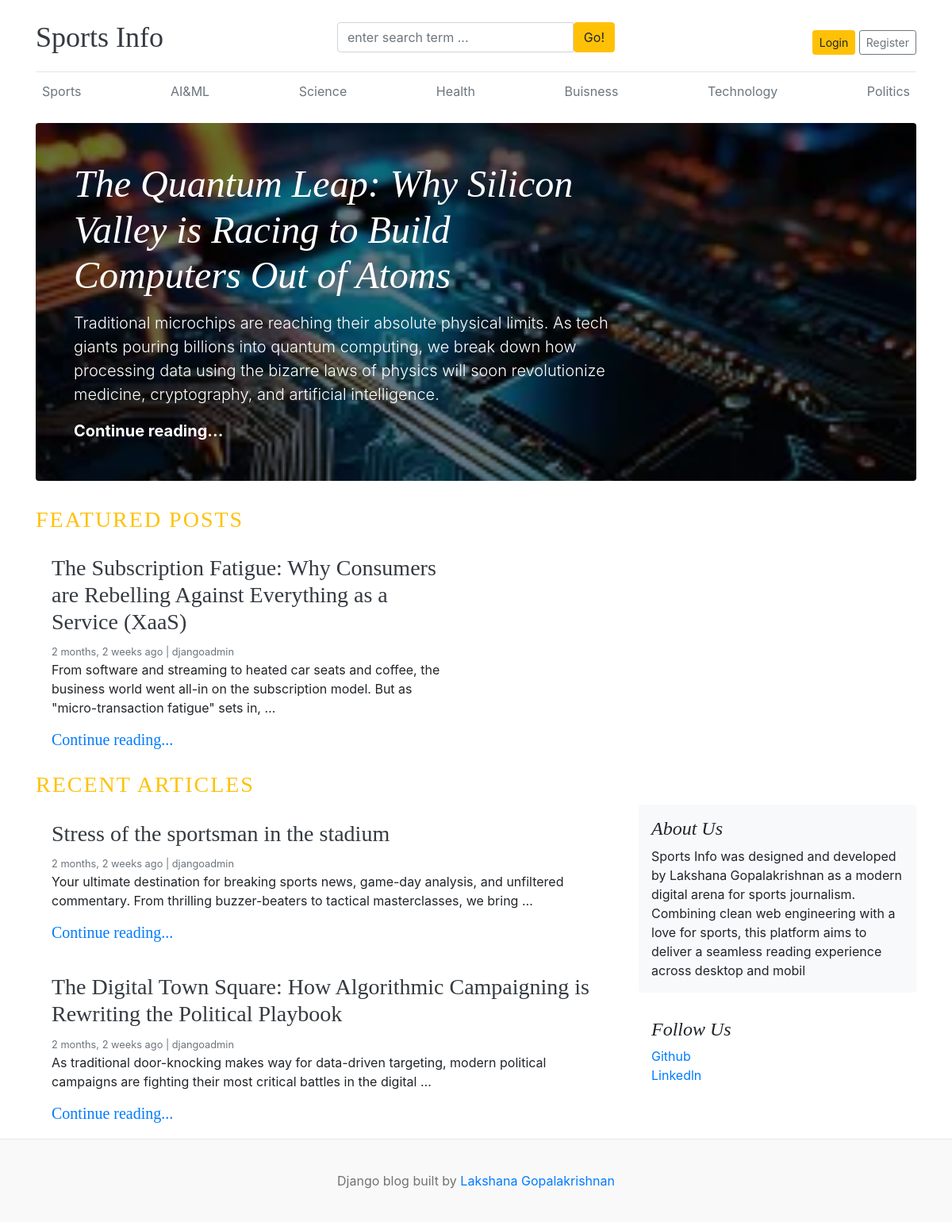
The page / on the database its author committed.
### blogs/models.py (models this page shows, shortened)
class Category(models.Model):
    category_name=models.CharField(max_length=50,unique=True)
    created_at=models.DateTimeField(auto_now_add=True)
    updated_at=models.DateTimeField(auto_now=True)
    class Meta:
        verbose_name_plural='categories'

class Blog(models.Model):
    title=models.CharField(max_length=100)
    slug=models.SlugField(max_length=150,unique=True,blank=True)
    category=models.ForeignKey(Category,on_delete=models.CASCADE)
    author=models.ForeignKey(User,on_delete=models.CASCADE)
    featured_image=models.ImageField(upload_to='uploads/%Y/%m/%d')
    short_description=models.TextField(max_length=500)
    blog_body=models.TextField(max_length=2000)
    status=models.CharField(max_length=20,choices=STATUS_CHOICES,default="Draft")
    is_featured=models.BooleanField(default=False)
    created_at=models.DateTimeField(auto_now_add=True)
    updated_at=models.DateTimeField(auto_now=True)

class About(models.Model):
    about_heading=models.CharField(max_length=25)
    about_description=models.TextField(max_length=255)
    created_at=models.DateTimeField(auto_now_add=True)
    updated_at=models.DateTimeField(auto_now=True)
    class Meta:
        verbose_name_plural='About'

class SocialLink(models.Model):
    platform=models.CharField(max_length=25)
    link=models.URLField(max_length=100)
    created_at=models.DateTimeField(auto_now_add=True)
    updated_at=models.DateTimeField(auto_now=True)
    class Meta:
        verbose_name_plural='Follow'

### blog_main/views.py (the view)
# urls.py: 2. Add a URL to urlpatterns:  path('', views.home, name='home')
def home(request):
    featured_posts=Blog.objects.filter(is_featured=True,status='Published').order_by('-updated_at')
    posts=Blog.objects.filter(is_featured=False,status='Published')
    try:
        about=About.objects.get()
    except:
        about=None
    context={
        'featured_posts':featured_posts,
        'posts':posts,
        'about':about
    }
    return render(request,'home.html',context)

### blogs/context_processors.py (called while the page is built)
def get_categories(request):
    categories=Category.objects.all().order_by('-updated_at')
    return {'categories':categories}

def get_social_links(request):
    social_links=SocialLink.objects.all()
    return dict(social_links=social_links)

### templates/home.html
{% extends 'base.html' %}
{% block content %}
        {% for post in featured_posts %}
        {% if forloop.first %}
            <div class="jumbotron p-3 p-md-5 text-white rounded bg-dark"
                style="background-image: url({{post.featured_image.url}});background-blend-mode: overlay;background-size:cover;">
                <div class="col-md-8 px-0">
                    <h1 class="display-4 font-italic">{{post.title}}</h1>
                    <p class="lead my-3">{{post.short_description}}</p>
                    <p class="lead mb-0"><a href="{% url 'blogs' post.slug %}" class="text-white font-weight-bold">Continue reading...</a></p>
                </div>
            </div>
        {% endif %}
        {% endfor %}
        <h3 class="text-uppercase text-warning" style="letter-spacing:2px">Featured Posts</h3>
        <div class="row mb-2">
            {% for post in featured_posts %}
            {% if not forloop.first %}
                <div class="col-md-6">
                    <div class="card border-0">
                        <div class="card-body">
                            <h3><a href="{% url 'blogs' post.slug %}" class="text-dark">{{post.title}}</a></h3>
                            <small class="mb-1 text-muted">{{post.created_at | timesince}} ago | {{post.author}}</small>
                            <p class="card-text">{{post.short_description | truncatewords:25}}</p>
                            <h4 class="lead mb-0"><a href="{% url 'blogs' post.slug %}" class="text-primary">Continue reading...</a></h4>
                        </div>
                    </div>
                </div>
            {% endif %}
            {% endfor %}
        </div>
        <h3 class="text-uppercase text-warning" style="letter-spacing:2px">Recent Articles</h3>
        <main role="main" class="container p-0">
            <div class="row">
                <div class="col-md-8 blog-main">
                    {% for post in posts %}
                        <div class="card border-0">
                            <div class="card-body">
                                <h3><a href="{% url 'blogs' post.slug %}" class="text-dark">{{post.title}}</a></h3>
                                <small class="mb-1 text-muted">{{post.created_at | timesince}} ago | {{post.author}}</small>
                                <p class="card-text">{{post.short_description | truncatewords:20}}</p>
                                <h4 class="lead mb-0"><a href="{% url 'blogs' post.slug %}" class="text-primary">Continue reading...</a></h4>
                            </div>
                        </div>
                   {% endfor %}
                </div>
                <aside class="col-md-4 blog-sidebar">
                    <div class="p-3 mb-3 bg-light rounded">
                        <h4 class="font-italic">{{about.about_heading}}</h4>
                        <p class="mb-0">{{about.about_description}}</p>
                    </div>
                    {% if social_links %}
                        <div class="p-3">
                            <h4 class="font-italic">Follow Us</h4>
                            <ol class="list-unstyled">
                                {% for platform in social_links %}
                                    <li><a href="{{platform.link}}" target="_blank">{{platform.platform}}</a></li>
                                {% endfor %}
                            </ol>
                        </div>
                    {% endif %}
                </aside>
            </div>
        </main>
{% endblock %}

### templates/base.html (shortened to what this page needs)
{% load static %}
<!DOCTYPE html>
<html lang="en">
<head>
    <link href="https://getbootstrap.com/docs/4.0/dist/css/bootstrap.min.css" rel="stylesheet">
    <link href="{% static 'css/blog.css' %}" rel="stylesheet">
    <link rel="stylesheet" href="https://cdnjs.cloudflare.com/ajax/libs/font-awesome/6.0.0-beta3/css/all.min.css">
</head>
<body>
    <div class="container">
        <header class="blog-header py-3 ">
            <div class="row flex-nowrap justify-content-between align-items-center">
                <div class="col-4 pt-1">
                    <a class="blog-header-logo text-dark fw-bold" href="/">Sports Info</a>
                </div>
                <div class="col-4 mt-1">
                    <form action="{% url 'search' %}" method="GET">
                        <div class="input-group">
                            <input class="form-control" type="text" name="keyword" value="{{keyword}}" placeholder="enter search term ..." aria-label="Enter search term ..." aria-describedby="button-search"/>
                            <button type="submit" class="btn btn-warning" id="button-search" type="button">Go!</button>
                        </div>
                    </form>
                </div>
                <div class="col-4 d-flex justify-content-end mt-3">
                    {% if not user.is_authenticated %}
                    <a class="btn btn-sm btn-warning" href="{% url 'login' %}">Login</a> &nbsp;
                    <a class="btn btn-sm btn-outline-secondary" href="{% url 'register' %}">Register</a>
                    {% else %}
                    <h6><a href="{% url 'dashboard' %}" class="text-dark">Dashboard</a></h6>
                        &emsp;
                    <h6><a href="{% url 'logout' %}">Logout</a></h6>
                    {% endif %}
            </div>
        </header>
          <div class="nav-scroller py-1 mb-2">
            <nav class="nav d-flex justify-content-between">
                {% for category in categories %}
                    <a class="p-2 text-muted" href="{% url 'posts_by_category' category.id %}">{{category.category_name}}</a>
                {% endfor %}
            </nav>
        </div>
        {% block content %}
        {% endblock %}
    </div>
         <footer class="blog-footer w-100">
        <p>Django blog built by <a href="#">Lakshana Gopalakrishnan</a></p>
    </footer>
</body>
</html>

### blog_main/static/css/blog.css (style rules this page uses)
.blog-header { border-bottom: 1px solid #e5e5e5; }
.blog-header-logo { font-family: "Playfair Display", Georgia, "Times New Roman", serif ; font-size: 2.25rem; }
h1, h2, h3, h4, h5, h6 { font-family: "Playfair Display", Georgia, "Times New Roman", serif ; }
.display-4 { font-size: 2.5rem; }
@media (min-width: 768px) { .display-4 { font-size: 3rem; } }
.blog-footer { padding: 2.5rem 0; color: #727272; text-align: center; background-color: #f9f9f9; border-top: .05rem solid #e5e5e5; }
.blog-footer p:last-child { margin-bottom: 0; }

### rows shown on the page
Category: category_name "Sports"
Category: category_name "AI&ML"
Category: category_name "Science"
Category: category_name "Health"
Category: category_name "Buisness"
Category: category_name "Technology"
Category: category_name "Politics"
Blog: featured_image (picture), title "The Quantum Leap: Why Silicon Valley is Racing to Build Computers Out of Atoms", short_description "Traditional microchips are reaching their absolute physical limits. As tech giants pouring billions into quantum computing, we break down how processing data using the bizarre laws of physics will soon revolutionize medicine, cryptography, and artificial intelligence."
Blog: title "The Subscription Fatigue: Why Consumers are Rebelling Against Everything as a Service (XaaS)", created_at "2 months, 2 weeks", author "djangoadmin", short_description "From software and streaming to heated car seats and coffee, the business world went all-in on the subscription model. But as \"micro-transaction fatigue\" sets in, …"
Blog: title "Stress of the sportsman in the stadium", created_at "2 months, 2 weeks", author "djangoadmin", short_description "Your ultimate destination for breaking sports news, game-day analysis, and unfiltered commentary. From thrilling buzzer-beaters to tactical masterclasses, we bring …"
Blog: title "The Digital Town Square: How Algorithmic Campaigning is Rewriting the Political Playbook", created_at "2 months, 2 weeks", author "djangoadmin", short_description "As traditional door-knocking makes way for data-driven targeting, modern political campaigns are fighting their most critical battles in the digital …"
About: about_heading "About Us", about_description "Sports Info was designed and developed by Lakshana Gopalakrishnan as a modern digital arena for sports journalism. Combining clean web engineering with a love for sports, this platform aims to deliver a seamless reading experience across desktop and mobil"
SocialLink: platform "Github"
SocialLink: platform "Linkedln"
